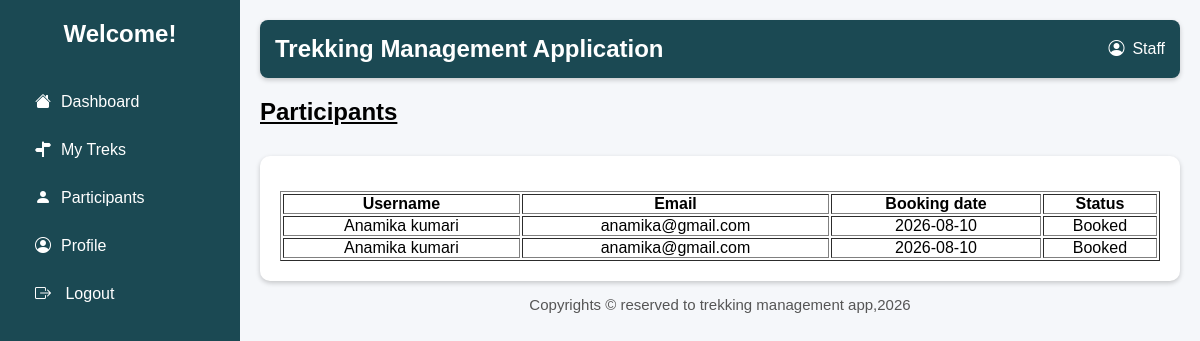
/participants, run on the app's committed database.
### models.py (models this page shows)
class BookingDetails(db.Model):
    __tablename__='booking_details'
    booking_id=db.Column(db.Integer,primary_key=True,autoincrement=True)
    user_id=db.Column(db.Integer,db.ForeignKey('user_details.user_id'))
    trek_id=db.Column(db.Integer,db.ForeignKey('trek_details.trek_id'))
    booking_date=db.Column(db.Date,nullable=False)

class UserDetails(db.Model):
    __tablename__="user_details"
    trekker_id=db.Column(db.Integer,primary_key=True,autoincrement=True)
    user_id=db.Column(db.Integer,db.ForeignKey('user_credentials.user_id'))
    full_name=db.Column(db.String(100),nullable=False)
    email_id=db.Column(db.String(50),unique=True,nullable=False)
    password=db.Column(db.String(50),nullable=False)
    phone_num=db.Column(db.String(20),unique=True,nullable=False)
    address=db.Column(db.String(100),nullable=False)
    blacklist_status=db.Column(db.Boolean,default=False)

### app.py (the view)
@app.route("/participants")
def staff_participants():
    participants_list = db.session.query(
        BookingDetails.booking_id,
        BookingDetails.booking_date,
        UserDetails.full_name,
        UserDetails.email_id
    ).join(UserDetails, BookingDetails.user_id == UserDetails.user_id).all()
    return render_template("staff_view_participants.html",participants=participants_list)

### templates/staff_view_participants.html (shortened to what this page needs)
<!DOCTYPE html>
<html lang="en">
<head>
    <link rel="stylesheet" href="../static/main.css">
    <link rel="stylesheet" href="https://cdn.jsdelivr.net/npm/bootstrap-icons@1.11.3/font/bootstrap-icons.min.css">
</head>
<body>
    <div class="container">
        <div class="sidebar">
            <h2>Welcome!</h2>
            <ul>
                <li><a href="{{url_for('staff_dash')}}"><i class="bi bi-house-fill"></i>Dashboard</a></li>
                <li><a href="{{url_for('staff_modify_trek')}}"><i class="bi bi-signpost-split-fill"></i>My Treks</a></li>
                <li><a href="{{url_for('staff_participants')}}"><i class="bi bi-person-fill"></i>Participants</a></li>
                <li><a href="{{url_for('staff_profile')}}"><i class="bi bi-person-circle"></i>Profile</a></li>
                <li><a href="{{url_for('signin')}}"><i class="bi bi-box-arrow-right"></i> Logout</a></li>
            </ul>
        </div>
        <div class="main">
            <header>
                <h2>Trekking Management Application</h2>
                <div class="admin">
                    <i class="bi bi-person-circle"></i>
                    <span>Staff</span>
                </div>
            </header>
            <h2 class="title"><u>Participants</u></h2>
             <div class="table-box">
                <table border="1">
                    <tr>
                        <th>Username</th>
                        <th>Email</th>
                        <th>Booking date</th>
                        <th>Status</th>
                    </tr>
                    {% for participant in participants %}
                    <tr>
                        <td>{{participant.full_name}}</td>
                        <td>{{participant.email_id}}</td>
                        <td>{{participant.booking_date}}</td>
                        <td>Booked</td>
                    </tr>
                    {% endfor %}
                </table>
            </div>
            <footer>
                Copyrights &copy; reserved to trekking management app,2026
            </footer>
        </div>
    </div>
</body>
</html>

### static/main.css (style rules this page uses)
html,body { height: 100%; margin: 0; background:#f4f4f4; }
* { margin:0; padding:0; box-sizing:border-box; font-family:Arial, sans-serif; }
header { background:#1B4953; color: white; padding:15px; border-radius:8px; box-shadow:0 2px 5px rgba(0,0,0,.2); justify-content: space-between; display: flex; }
.admin { display: flex; align-items: center; gap: 8px; }
footer { bottom: 0; left: 0; width: 100%; text-align:center; font-size:15px; color:#555; padding: 15px; }
.container { display:flex; }
.sidebar { width:240px; background:#1B4953; color:white; min-height:100vh; padding:20px; }
.sidebar h2 { text-align:center; margin-bottom:30px; }
.sidebar ul { list-style:none; }
.sidebar ul li { padding:15px; cursor:pointer; border-radius:5px; }
.sidebar i { margin-right:10px; }
.main { flex:1; padding:20px; }
.title { text-align:left; margin:20px 0; }
.table-box { margin-top:30px; background:white; padding:20px; border-radius:10px; box-shadow:0 2px 5px rgba(0,0,0,.2); }
.table-box table { width:100%; margin-top:15px; }
table th { text-align: center; }
table td { text-align: center; }
li a { color: white; }
a { text-decoration: none; }
body { background-color: #f5f7fa; }

### data on the page
BookingDetails: full_name "Anamika kumari", email_id "anamika@gmail.com", booking_date "2026-08-10"
BookingDetails: full_name "Anamika kumari", email_id "anamika@gmail.com", booking_date "2026-08-10"
